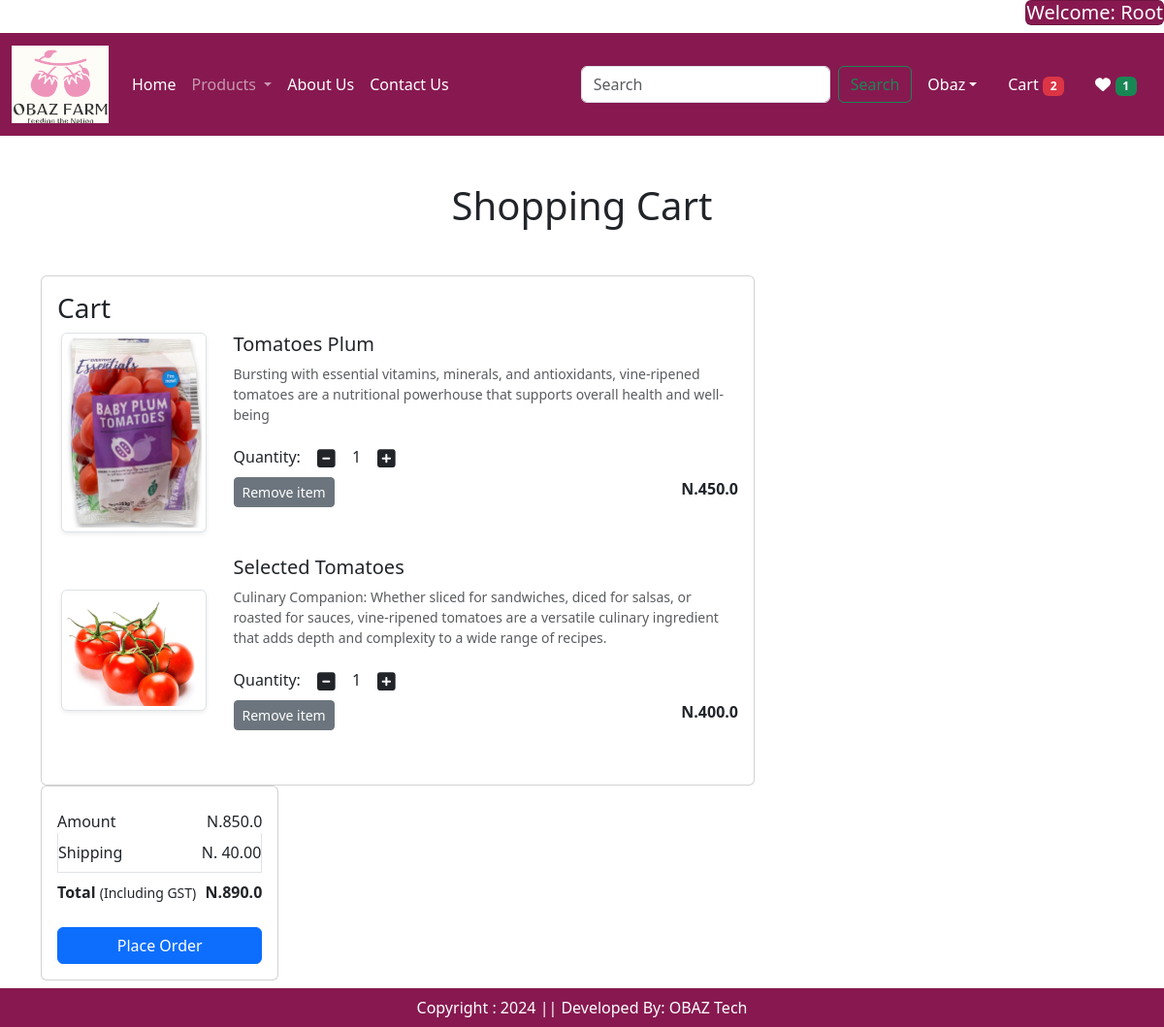
The app's page /cart/ (signed in), older data.
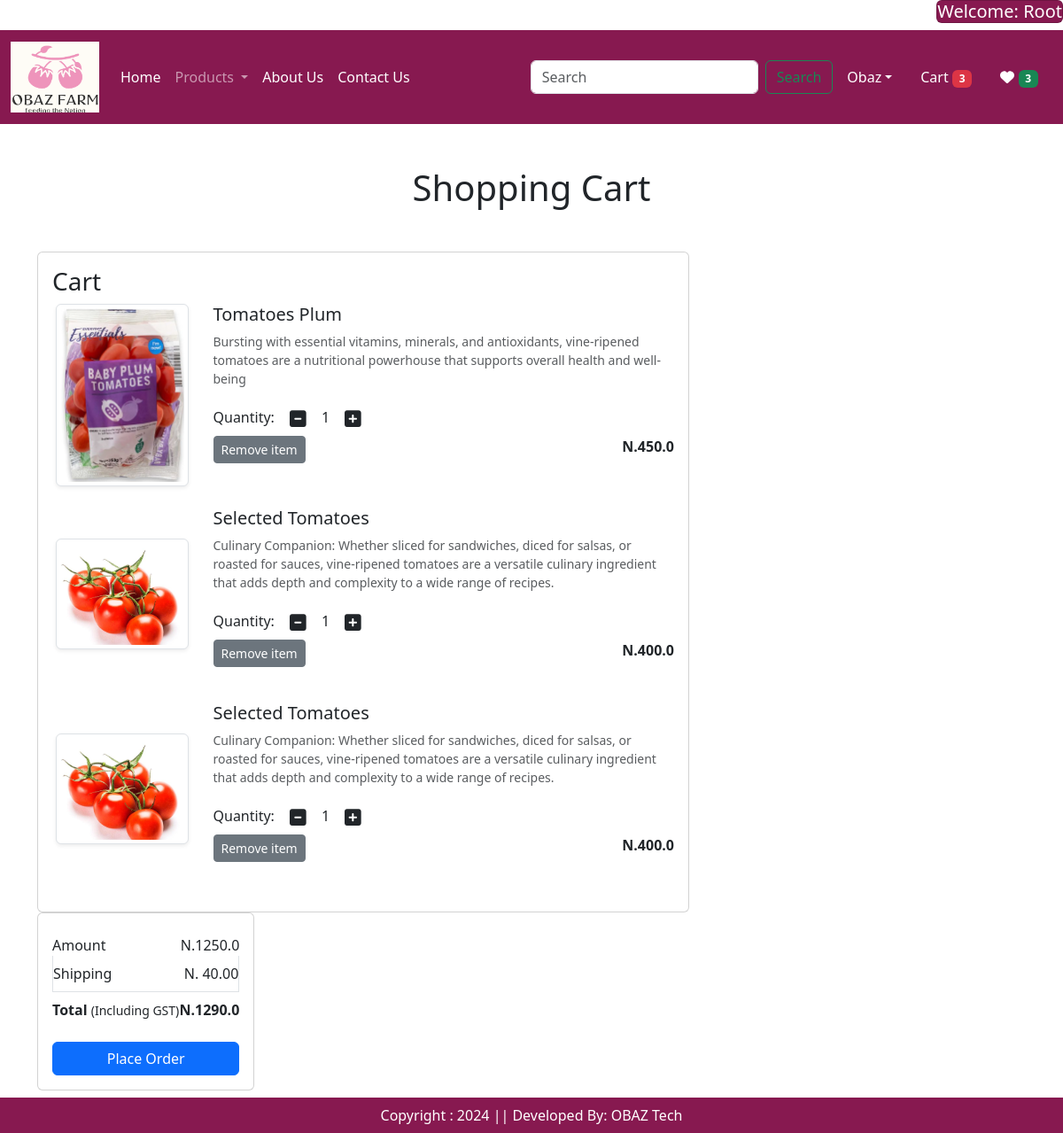
The same page, newer data.
### app/models.py (models this page shows, shortened)
class Cart(models.Model):
    user = models.ForeignKey(User, on_delete = models.CASCADE)
    products = models.ForeignKey(Product, on_delete = models.CASCADE)
    quantity = models.PositiveIntegerField(default = 1)

class Product(models.Model):
    title = models.CharField(max_length = 100)
    selling_price = models.FloatField()
    discounted_price = models.FloatField()
    description = models.TextField()
    composition = models.TextField(default = '')
    prodapp = models.TextField(default = '')
    category = models.CharField(choices = CATEGORY_CHOICES, max_length = 2)
    product_image = models.ImageField(upload_to = 'product')

### app/views.py (the view)
# urls.py: path('cart/', views.show_cart, name = 'showcart'),
def show_cart(request):
    totalitem = get_total_cart_items(request)
    wishtotalitem = get_total_wish_items(request)
    user = request.user
    cart = Cart.objects.filter(user = user)
    amount = 0
    for p in cart:
        value = p.quantity * p.products.discounted_price
        amount = amount + value
    totalamount = amount + 40
    return render(request, 'app/addtocart.html', locals())

### app/views.py (called while the page is built)
def get_total_cart_items(request):
    totalitem = 0
    if request.user.is_authenticated:
        totalitem = len(Cart.objects.filter(user = request.user))
    return totalitem

def get_total_wish_items(request):
    wishtotalitem = 0
    if request.user.is_authenticated:
        wishtotalitem = len(Wishlist.objects.filter(user = request.user))
    return wishtotalitem

### app/templates/app/addtocart.html (shortened to what this page needs)
{% extends 'app/base.html' %}
{% load static %}
{% block main-content %}
<div class="container my-5">
<div class = "row">
{% if cart %}
<h1 class="text-center mb-5">Shopping Cart</h1>
<div class = "col-sm-8">
<div class = "card">
<div class = "card-body">
<h3> Cart</h3>
{% for item in cart %}
<div class = "row">
<div class = "col-sm-3 text-center align-self-center"><img src = "{{item.products.product_image.url}}" alt = "" srcset = ""
class = "img-fluid img-thumbnail shadow-sm" height = "150" width = "150"></div>
<div class = "col-sm-9">
<h5>{{item.products.title}}</h5>
<p class = "mb-2 text-muted small">{{item.products.description}}</p>
<div class = "my-3">
<label for = "quantity">Quantity: </label>
<a class = "minus-cart btn" pid = {{item.products.id}}><i class = "fas fa-minus-square fa-lg"></i></a>
<span id = "quantity"> {{item.quantity}}</span>
<a class = "plus-cart btn" pid = {{item.products.id}}><i class = "fas fa-plus-square fa-lg"></i></a>
<div class = "d-flex justify-content-between">
<a href = "#" class = "remove-cart btn btn-sm btn-secondary mr-3" pid = {{item.products.id}}>Remove item</a>
<p class = "mb-0"><span><strong> N.{{item.products.discounted_price}}</strong></span></p>
</div>
</div>
</div>
</div>
<br class = "text-muted">
{% endfor %}
</div>
</div>
<div class = "col-sm-4">
<div class = "card">
<div class = "card-body">
<ul class = "list-group">
<li class = "list-group-item d-flex justify-content-between align-items-center border-0 px-0 pb-0">Amount<span id = "amount">N.{{amount}}</span></li>
<li class = "list-group-item d-flex justify-content-between align-items-center px-0">Shipping<span>N. 40.00</span></li>
<li class = "list-group-item d-flex justify-content-between align-items-center border-0 px-0 mb-3">
<div><strong>Total</strong> <small> (Including GST)</small></div>
<span id = "totalamount"> <strong>N.{{totalamount}}</strong></span>
</li>
</ul>
<div class = "d-grid"><a href = "{% url 'checkout' %}" class="btn btn-primary">Place Order</a></div>
{% else %}
<h1 class = "text-center mb-5">Cart is Empty</h1>
{% endif %}
</div>
</div>
</div>
{% endblock main-content %}

### app/templates/app/base.html (shortened to what this page needs)
<!DOCTYPE html>
{% load static %}
<html lang="en">
<head>
    <link href = "https://cdn.jsdelivr.net/npm/bootstrap@5.3.3/dist/css/bootstrap.min.css" rel = "stylesheet"
    />
    <link href="https://cdn.jsdelivr.net/npm/bootstrap-icons/font/bootstrap-icons.css" rel="stylesheet"/>
    <link rel = "stylesheet" href = "{% static 'app/css/owl.carousel.min.css' %}" />
    <link rel = "stylesheet" href = "{% static 'app/css/all.min.css' %}" />
     <link rel = "stylesheet" href = "{% static 'app/css/style.css' %}" />
</head>
<body>
<div class = "row">
<div class = "col-sm-12">
 <div class ="float-end">
 <h5 style = "color: black;">{% if request.user.is_authenticated %}  <span class = "text-capitalize card  text-white" style = "background-color: rgb(135 25 80)"> Welcome: {{request.user}} {% endif %}</span></h5>
     </div>
     </div>
  <div class = "col-sm-12">
<nav class="navbar navbar-expand-lg navbar-dark">
  <div class="container-fluid">
    <a class="navbar-brand" href="{% url 'home' %}"><img src = "{% static "app/images/company_logo.png" %}" width = "100" height = "80"/></a>
    <div class="collapse navbar-collapse" id="navbarSupportedContent">
      <ul class="navbar-nav me-auto mb-2 mb-lg-0">
      {% if request.user.is_authenticated %}
        <li class="nav-item">
          <a class="nav-link active" aria-current="page" href="{% url 'home' %}">Home</a>
        </li>
        <li class="nav-item dropdown">
          <a class="nav-link dropdown-toggle" href="#" role="button" data-bs-toggle="dropdown" aria-expanded="false">
            Products
          </a>
        </li>
       <li class="nav-item">
          <a class="nav-link text-white" href="{% url 'about' %}">About Us</a>
        </li>
        <li class="nav-item">
          <a class="nav-link text-white" href="{% url 'contact' %}">Contact Us</a>
        </li>
      </ul>
      <form class="d-flex" role="search">
        <input class="form-control me-2" type="search" placeholder="Search" aria-label="Search">
        <button class="btn btn-outline-success" type="submit">Search</button>
      </form>
    </div>
    <ul class = "navbar-nav me-auto mb-2 mb-lg-0">
    <li class = "nav-item dropdown mx-2">
    <a class = "nav-link dropdown-toggle text-white" href = "#"
    id = "profileDropdown" role = "button" data-bs-toggle = "dropdown"
    aria-expanded = "false">Obaz</a>
    </li>
    <li class = "nav-item mx-2">
        <a href = "{% url 'showcart' %}"  id = "eml" class = "nav-link text-white">Cart <span class = "badge bg-danger">{% if totalitem > 0 %} {{totalitem}} {% endif %}</span></a>
    </li>
    <li class = "nav-item mx-2">
        <a href = "{% url 'wishlist' %}" id = "wish" class = "nav-link text-white"> <span> <i class ="fa fa-heart"></i></span>
        <span class ="badge bg-success" > {% if wishtotalitem > 0 %} {{wishtotalitem}} {% endif %}
          </span> </a>
    </li>
    {% endif %}
    </ul>
  </div>
  </div>
</div>
{% block main-content %}{% endblock main-content %}
<footer class = "container-fluid fixed-bottom text-white text-center p-2 mt-5">
Copyright : 2024 || Developed By: OBAZ Tech
</footer>
</body>
</html>

Row changes from the older to the newer data that the page shows:
added Cart: products.product_image (picture), products "Selected Tomatoes", products.description "Culinary Companion: Whether sliced for sandwiches, diced for salsas, or roasted for sauces, vine-ripened tomatoes are a versatile culinary ingredient that adds depth and complexity to a wide range of recipes.", quantity "1", products.discounted_price "400.0"
Text that changed along with them:
{{ totalitem }}: "2" → "3"
{{ wishtotalitem }}: "1" → "3"
{{ amount }}: "850.0" → "1250.0"
{{ totalamount }}: "890.0" → "1290.0"
